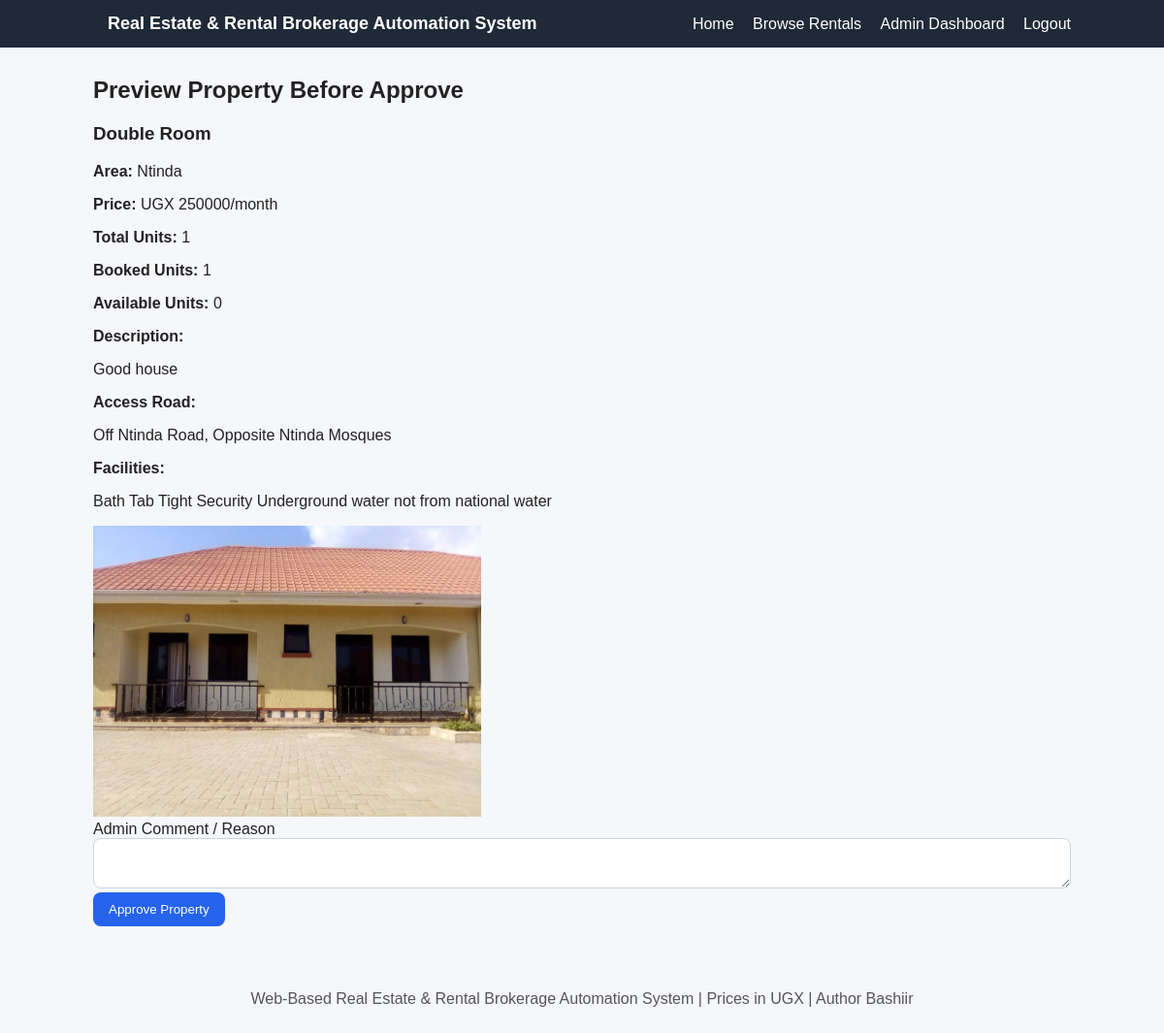
Screenshot of /admin-dashboard/approve/1/ (signed in) with the database file from the repository.
### brokerage/models.py (models this page shows, shortened)
class Property(models.Model):
    landlord=models.ForeignKey(User,on_delete=models.CASCADE,related_name='properties')
    title=models.CharField(max_length=200)
    description=models.TextField()
    area=models.CharField(max_length=50,choices=KAMPALA_AREAS)
    price=models.PositiveIntegerField()
    total_units = models.PositiveIntegerField(default=1)
    booked_units = models.PositiveIntegerField(default=0)
    access_road_description=models.TextField()
    facilities=models.TextField(blank=True)
    image=models.ImageField(upload_to='property_images/',blank=True,null=True)
    video=models.FileField(upload_to='property_videos/',blank=True,null=True)
    status=models.CharField(max_length=20,choices=PROPERTY_STATUS,default='Pending')
    admin_comment=models.TextField(blank=True)
    created_at=models.DateTimeField(auto_now_add=True)
    class Meta: ordering=['-created_at']
    @property
    def available_units(self):
        return self.total_units - self.booked_units

### brokerage/views.py (the view)
# urls.py: path('admin-dashboard/approve/<int:property_id>/',views.approve_property,name='approve_property'),
@user_passes_test(is_admin)
def approve_property(request, property_id):
    property_obj = get_object_or_404(Property, id=property_id)
    if request.method == 'POST':
        property_obj.status = 'Approved'
        property_obj.admin_comment = request.POST.get('admin_comment', '')
        property_obj.save()
        messages.success(request, "Property approved successfully.")
        return redirect('admin_dashboard')
    return render(request, 'dashboards/admin_preview.html', {
        'property': property_obj,
        'action': 'approve'
    })

### brokerage/views.py (called while the page is built)
def is_admin(user): return user.is_authenticated and user.is_staff

### templates/dashboards/admin_preview.html (shortened to what this page needs)
{% extends 'base.html' %}
{% block content %}
<h2>Preview Property Before {{ action|title }}</h2>
<h3>{{ property.title }}</h3>
<p><strong>Area:</strong> {{ property.area }}</p>
<p><strong>Price:</strong> UGX {{ property.price }}/month</p>
<p><strong>Total Units:</strong> {{ property.total_units }}</p>
<p><strong>Booked Units:</strong> {{ property.booked_units }}</p>
<p><strong>Available Units:</strong> {{ property.available_units }}</p>
<p><strong>Description:</strong></p>
<p>{{ property.description }}</p>
<p><strong>Access Road:</strong></p>
<p>{{ property.access_road_description }}</p>
<p><strong>Facilities:</strong></p>
<p>{{ property.facilities }}</p>
{% if property.image %}
    <img src="{{ property.image.url }}" width="400">
{% endif %}
<form method="post">
    <label>Admin Comment / Reason</label>
    <textarea name="admin_comment" required></textarea>
    <button type="submit">
        {{ action|title }} Property
    </button>
</form>
{% endblock %}

### static/css/style.css (style rules this page uses)
* { box-sizing:border-box }
body { margin:0;font-family:Arial,sans-serif;background:#f5f7fb;color:#222 }
input,select,textarea { width:100%;padding:10px;border:1px solid #cbd5e1;border-radius:8px }
button,.btn { background:#2563eb;color:white;border:none;padding:10px 16px;border-radius:8px;text-decoration:none;display:inline-block;cursor:pointer }

### rows the page displays
Property: title "Double Room", area "Ntinda", price "250000", total_units "1", booked_units "1", available_units "0", description "Good house", access_road_description "Off Ntinda Road, Opposite Ntinda Mosques", facilities "Bath Tab Tight Security Underground water not from national water", image (picture)

### other values shown
{{ action|title }} "Approve"
